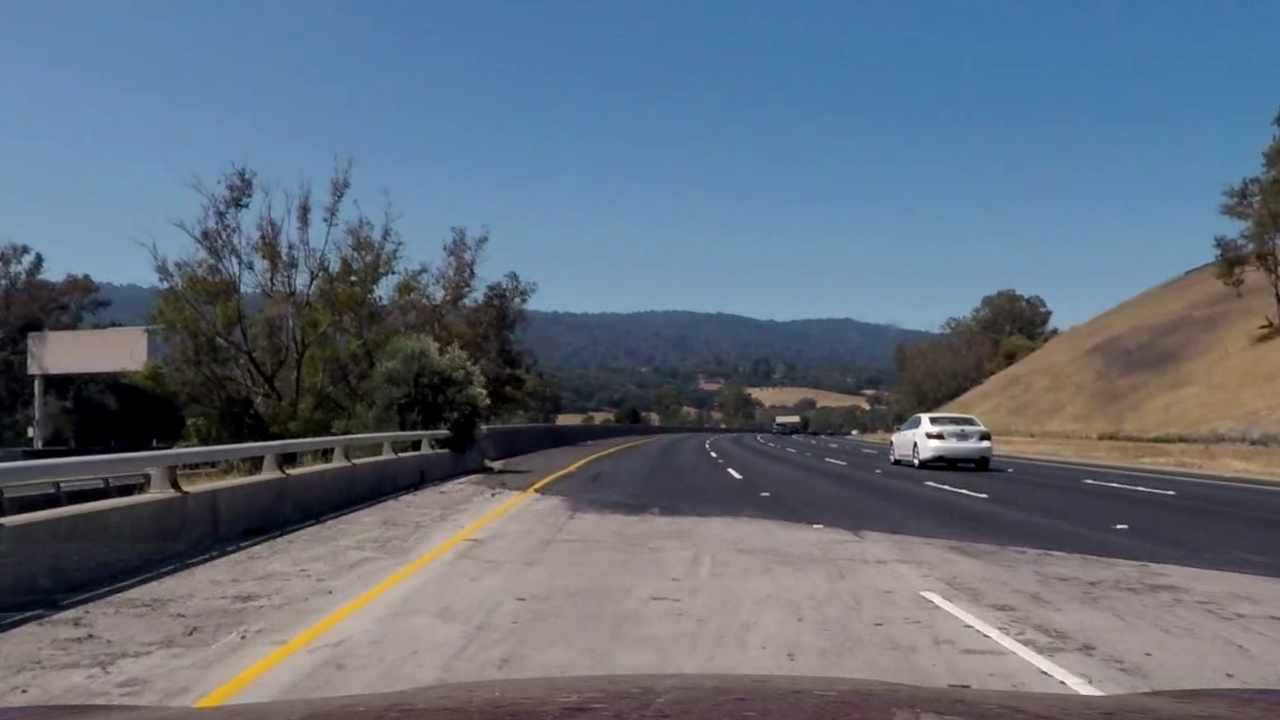
#> input picture data/edge_thresh_calib/frame609.jpg, 1280 x 720 px, found by its file name
$ jupyter execute --allow-errors histogram-prediction.ipynb   (shell and % lines are left out)   (older library calls are emulated)
#> lines starting #> are read from the running program, lines starting #| are printed output that depends on the picture
### src/LaneDetector/detection_utils.py
import cv2
import numpy as np
from time import time
from decimal import Decimal
import pickle
import os


def timeIt(func):
    # [6 lines left out: function wrapper, not called in this run]
    return wrapper


# [422 lines left out: functions updatePoints, drawRoIPoly, getSatThreshMask, getGRThreshMask, getHueThreshMask, getSobelGrads and 12 more, not called in this run]


# @timeIt
def loadFile(path):
    """
    Loads and Returns a data object from a local binary file

    @param path: local path to store the object in
    """
    with open(path, "rb") as rf:
        return pickle.load(rf)


# [48 lines left out: functions applyLaneMasks, getLaneWidthVariance, getSlopeVariance, linesInParallel, paramsInRange, not called in this run]

### src/implementation_details/histogram-prediction.ipynb
[cell 1]
import os
import cv2
import numpy as np
from detection_utils import updatePoints, drawRoIPoly
from detection_utils import save2File, loadFile, getLaneMask
from detection_utils import warped2BirdPoly
import matplotlib.pyplot as plt

[cell 2]
frame = plt.imread("./edge_thresh_calib/frame609.jpg")
#> frame is the input picture: shape (720, 1280, 3); mean R, G, B 97.7, 110.1, 124.3
plt.figure(figsize=(17, 17))
plt.imshow(frame)

[cell 3]
img = frame.copy()
src = np.array([(260, 666), (530, 500), (775, 500), (1050, 666)])
# dst = np.array([((260, 666), (260, 500), (1050, 500), (1050, 666))])
dst = np.array([((80, 700), (80, 20), (1200, 20), (1200, 700))])

cv2.polylines(img, [src], True, (255, 0, 0), 3)
cv2.polylines(img, [dst], True, (255, 255, 0), 3)
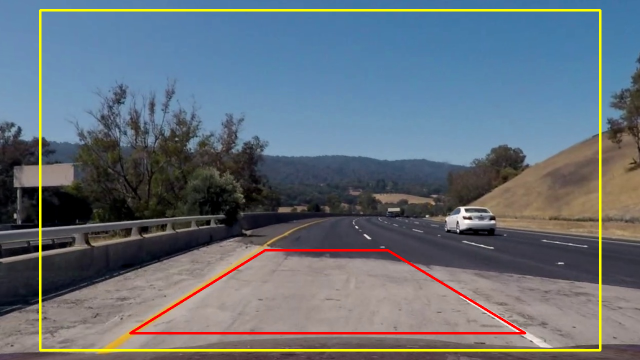
#> img: shape (720, 1280, 3) (shown at 1/2 size); mean R, G, B 101.7, 111.7, 120.6
M = cv2.getPerspectiveTransform(np.float32(src), np.float32(dst))
outImg = cv2.warpPerspective(frame, M, (1280, 720), flags=cv2.INTER_LINEAR)
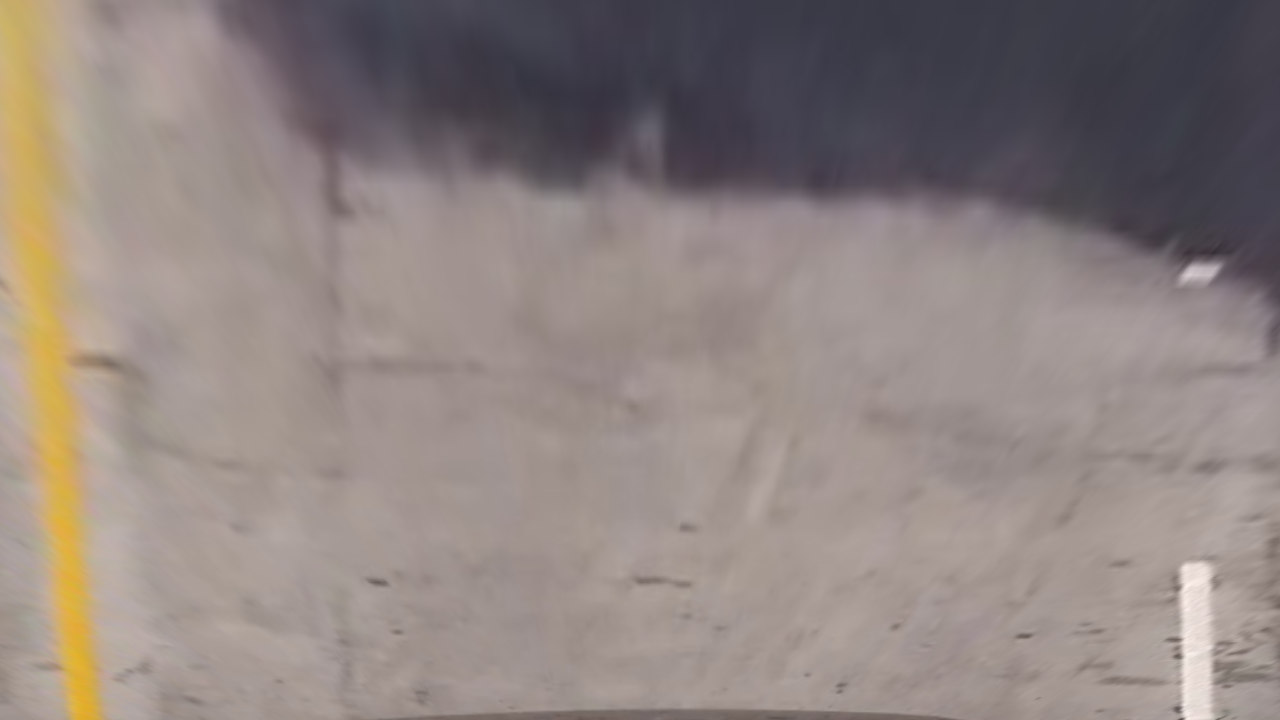
#> outImg: shape (720, 1280, 3); mean R, G, B 143.1, 131.7, 128.2
plt.figure(figsize=(17, 17))
plt.imshow(img)

[cell 4]
plt.figure(figsize=(17, 17))
plt.imshow(outImg)

#> (a cell that did not finish here is left out)

camMtx = camModel["camMtx"]
dstCoeffs = camModel["dstCoeffs"]
frame = cv2.undistort(frame, camMtx, dstCoeffs, None, camMtx)
displayedFrame = frame.copy()
if os.path.exists("./roiPoly"):
    points = loadFile("./roiPoly")
if points is not None:
    drawRoIPoly(displayedFrame, points)
    binaryLanes = getLaneMask(frame, 33, 200, 110, 30, 200)
    birdFrame = warped2BirdPoly(binaryLanes, points, 1280, 720)
# frame = cv2.cvtColor(frame, cv2.COLOR_RGB2BGR)
# cv2.imshow("roiMask", roi)

fig = plt.figure(figsize=(15, 15))
axis = fig.add_subplot(1, 3, 1)
axis.imshow(displayedFrame)
axis = fig.add_subplot(1, 3, 2)
axis.imshow(binaryLanes, "gray")
axis = fig.add_subplot(1, 3, 3)
axis.imshow(birdFrame, "gray")

# Peaks in histogram

#> (a cell that did not finish here is left out)

[cell 7]
# [71 lines left out: functions getinitialCenters, fitLaneLines, getLanePoints, not called in this run]

#> (a cell that did not finish here is left out)

[cell 9]
# [51 lines left out: functions predictLaneLines, plotPredictionBoundry, not called in this run]

[cell 10]
margin = 100
#> (the rest of this cell did not finish here and is left out)

$ run again, with data/edge_thresh_calib/frame558.jpg copied over data/edge_thresh_calib/frame609.jpg
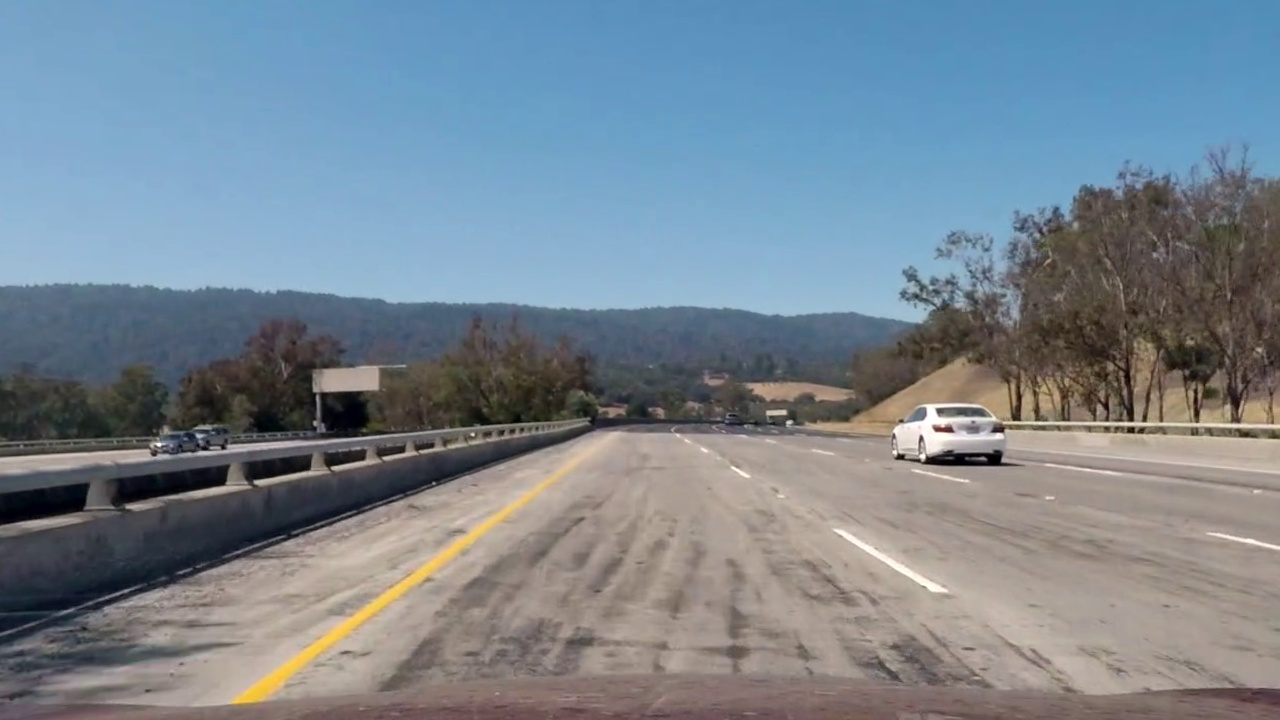
#> input picture data/edge_thresh_calib/frame558.jpg, 1280 x 720 px, found by its file name
#> frame is the input picture: shape (720, 1280, 3); mean R, G, B 120, 133.3, 144.3
#> `cv2.polylines(img, [dst], True, (255, 255, 0), 3)`:
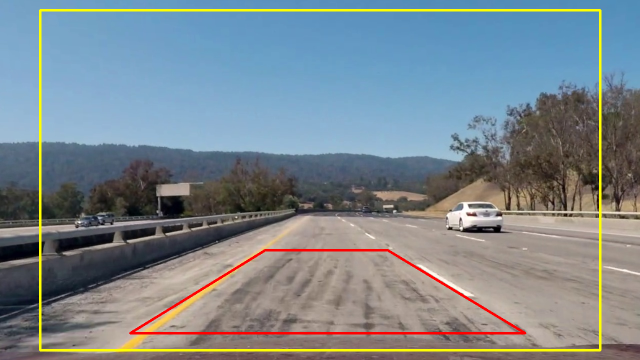
#> img: shape (720, 1280, 3) (shown at 1/2 size); mean R, G, B 123.6, 134.4, 140.3
#> `outImg = cv2.warpPerspective(frame, M, (1280, 720), flags=cv2.INTER_LI..`:
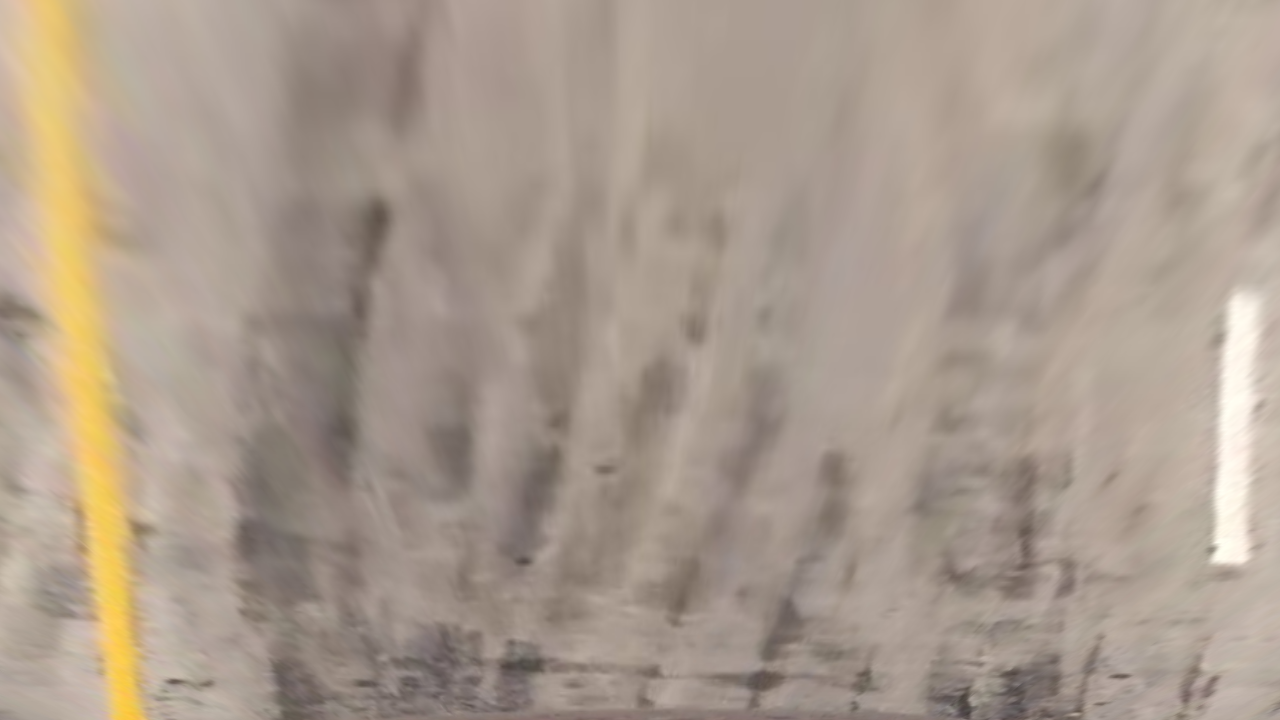
#> outImg: shape (720, 1280, 3); mean R, G, B 169.3, 154.7, 141.5

$ run again, with data/edge_thresh_calib/frame1037.jpg copied over data/edge_thresh_calib/frame609.jpg
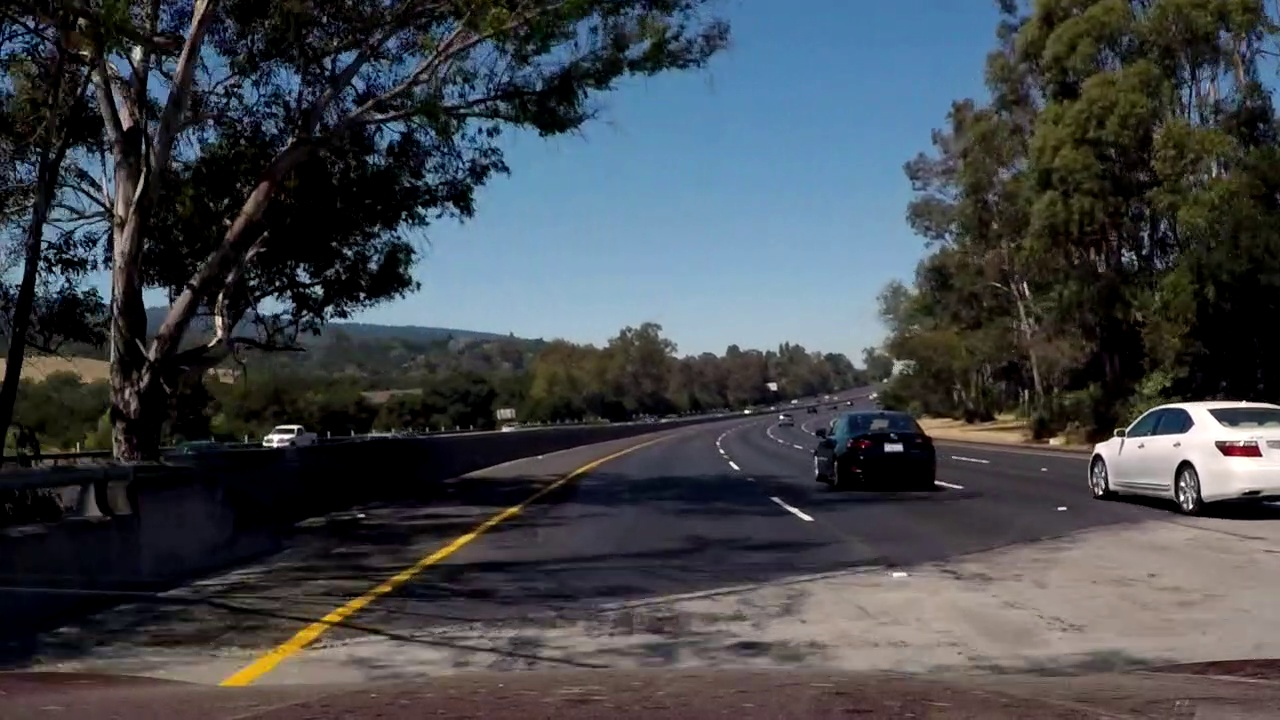
#> input picture data/edge_thresh_calib/frame1037.jpg, 1280 x 720 px, found by its file name
#> frame is the input picture: shape (720, 1280, 3); mean R, G, B 66.7, 70.7, 75.5
#> `cv2.polylines(img, [dst], True, (255, 255, 0), 3)`:
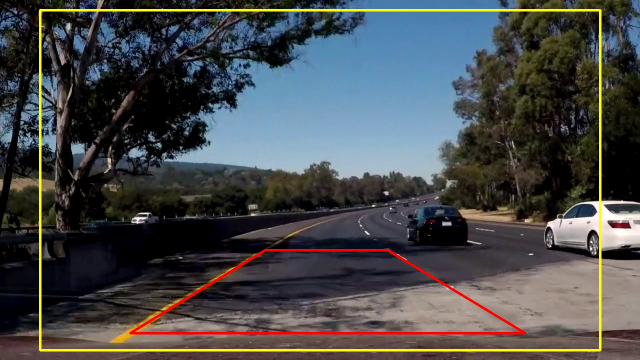
#> img: shape (720, 1280, 3) (shown at 1/2 size); mean R, G, B 71.7, 73.5, 73.4
#> `outImg = cv2.warpPerspective(frame, M, (1280, 720), flags=cv2.INTER_LI..`:
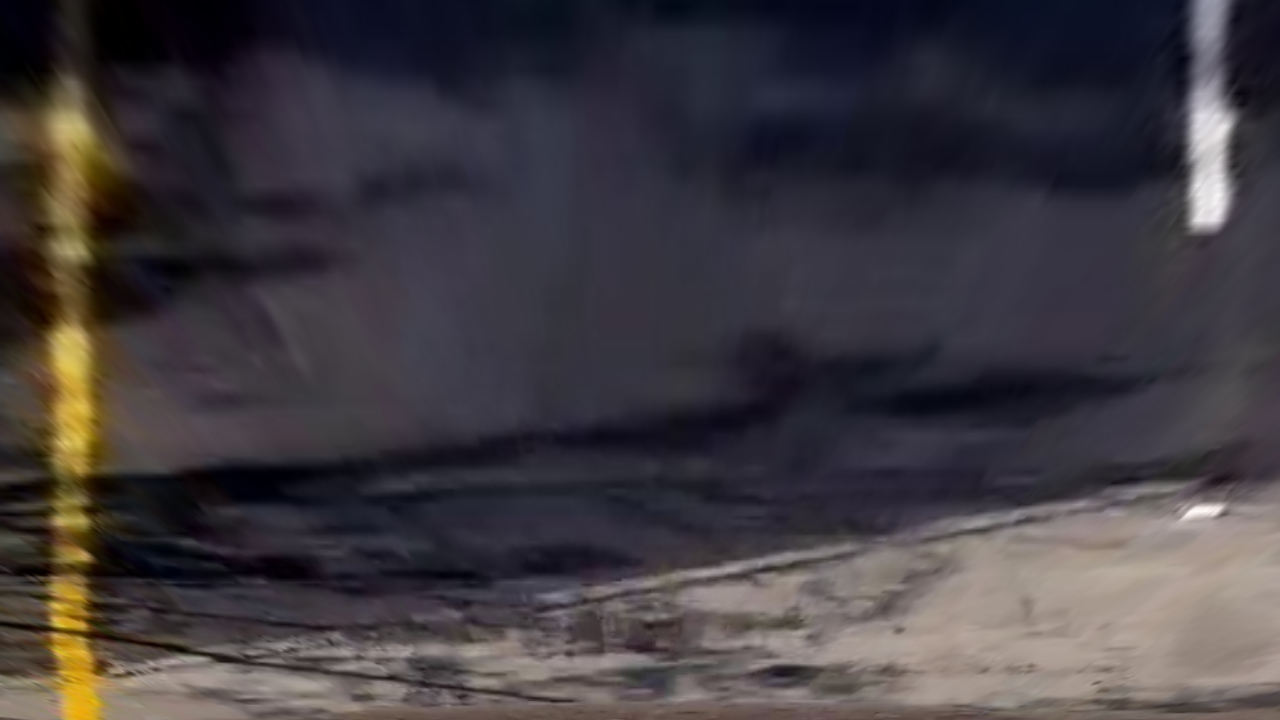
#> outImg: shape (720, 1280, 3); mean R, G, B 64.3, 59.3, 64.2
